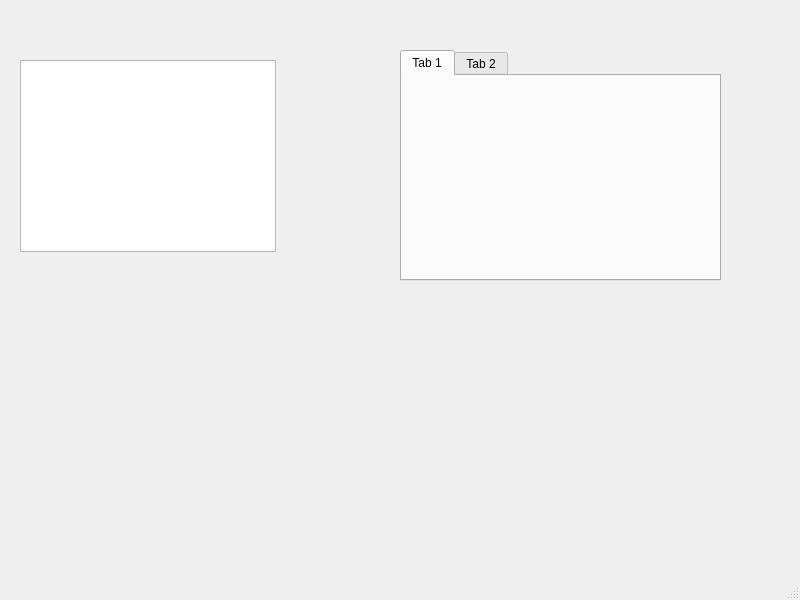
<?xml version="1.0" encoding="UTF-8"?>
<ui version="4.0">
 <class>sci_ui_library_widget</class>
 <widget class="QMainWindow" name="sci_ui_library_widget">
  <property name="geometry">
   <rect>
    <x>0</x>
    <y>0</y>
    <width>800</width>
    <height>600</height>
   </rect>
  </property>
  <property name="windowTitle">
   <string>MainWindow</string>
  </property>
  <widget class="QWidget" name="centralwidget">
   <widget class="QTreeView" name="treeView_library_file_tree">
    <property name="geometry">
     <rect>
      <x>20</x>
      <y>60</y>
      <width>256</width>
      <height>192</height>
     </rect>
    </property>
   </widget>
   <widget class="QTabWidget" name="tabWidget_file_edit">
    <property name="geometry">
     <rect>
      <x>400</x>
      <y>50</y>
      <width>321</width>
      <height>231</height>
     </rect>
    </property>
    <widget class="QWidget" name="tab">
     <attribute name="title">
      <string>Tab 1</string>
     </attribute>
    </widget>
    <widget class="QWidget" name="tab_2">
     <attribute name="title">
      <string>Tab 2</string>
     </attribute>
    </widget>
   </widget>
  </widget>
  <widget class="QMenuBar" name="menubar">
   <property name="geometry">
    <rect>
     <x>0</x>
     <y>0</y>
     <width>800</width>
     <height>26</height>
    </rect>
   </property>
  </widget>
  <widget class="QStatusBar" name="statusbar"/>
 </widget>
 <resources/>
 <connections/>
</ui>
